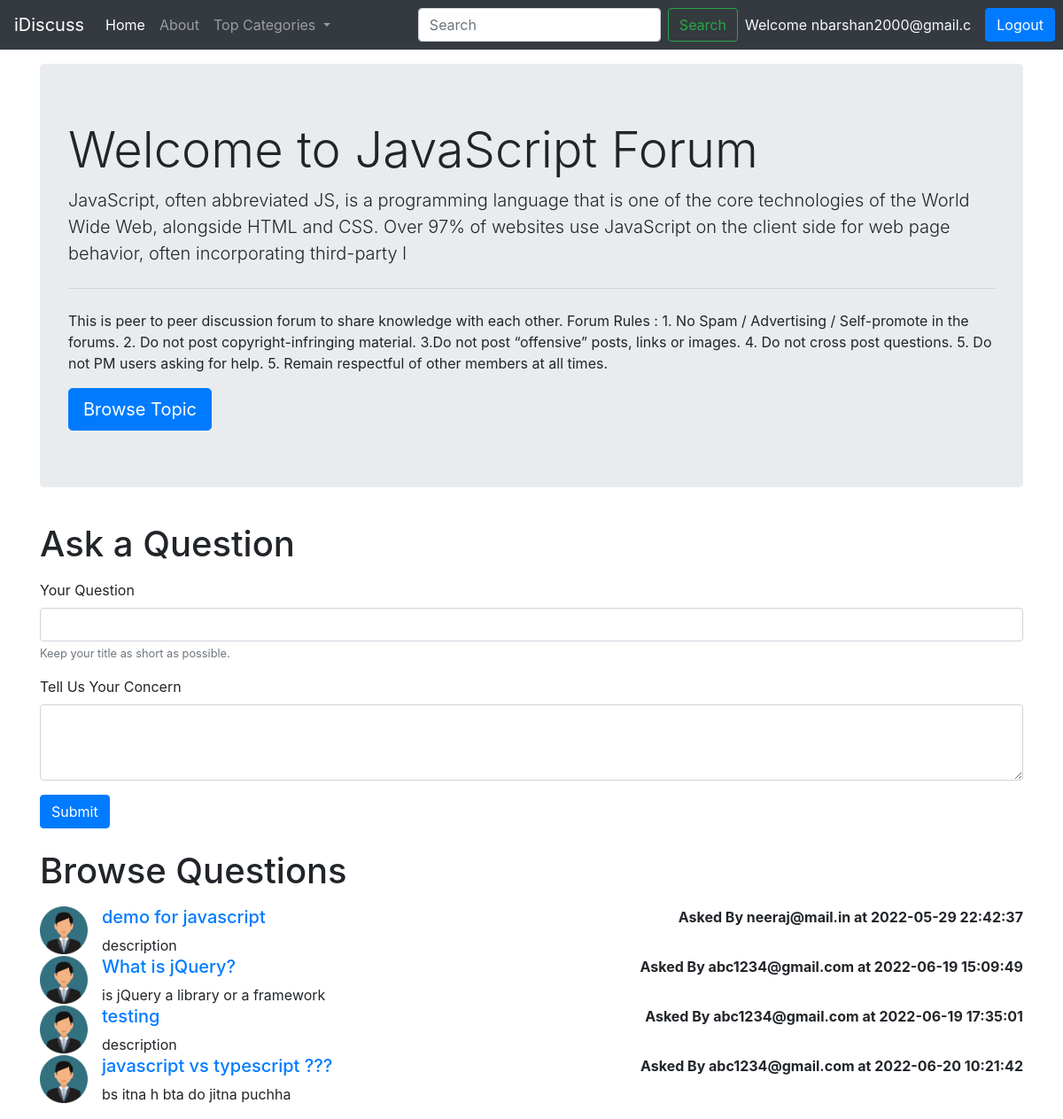
Screenshot of /threadlist.php?catid=2 (signed in) with the database file from the repository.
### tables this page shows
CREATE TABLE `categories` (
  `category_id` int(8) NOT NULL,
  `category_name` varchar(255) NOT NULL,
  `category_description` varchar(255) NOT NULL,
  `created` datetime NOT NULL
);

CREATE TABLE `threads` (
  `thread_id` int(7) NOT NULL,
  `thread_title` varchar(255) NOT NULL,
  `thread_desc` text NOT NULL,
  `thread_cat_id` int(7) NOT NULL,
  `thread_user_id` int(7) NOT NULL,
  `timestamp` datetime NOT NULL
);

CREATE TABLE `users` (
  `srn` int(8) NOT NULL,
  `user_email` varchar(20) NOT NULL,
  `user_password` varchar(20) NOT NULL,
  `timestamp` datetime NOT NULL
);

### threadlist.php (the view, shortened to what this page needs)
<!doctype html>
<html lang="en">
  <head>
    <link rel="stylesheet" href="https://cdn.jsdelivr.net/npm/bootstrap@4.3.1/dist/css/bootstrap.min.css">
  </head>
  <body>
    <?php
    include "partials/_connect.php";
    include "partials/_header.php";
    $id = $_SERVER['REQUEST_METHOD'] == 'GET' ? $_GET['catid'] : $_POST['catid'];
    $sql = "SELECT * FROM `categories` WHERE `category_id` = $id";
    $result = mysqli_query($conn, $sql);
      while($row = mysqli_fetch_assoc($result)){
        $catname = $row['category_name'];
        $catdesc = $row['category_description'];
      }
    ?>
    <div class="container my-3">
      <div class="jumbotron">
        <h1 class="display-4">Welcome to <?php echo $catname; ?> Forum</h1>
        <p class="lead"><?php echo $catdesc; ?></p>
        <hr class="my-4">
        <p>This is peer to peer discussion forum to share knowledge with each other. Forum Rules :
            1. No Spam / Advertising / Self-promote in the forums. 2. Do not post copyright-infringing material. 3.Do not post “offensive” posts, links or images. 4. Do not cross post questions. 5. Do not PM users asking for help. 5. Remain respectful of other members at all times.
        </p>
        <a class="btn btn-primary btn-lg" href="#" role="button">Browse Topic</a>
      </div>
    </div>
    <?php
      if(isset($_SESSION['loggedin']) && $_SESSION['loggedin'] == true){
    echo '<div class="container">
    <h1 class="py-2">Ask a Question</h1>'.
    '<form action='.$_SERVER['PHP_SELF'].' method="POST">
    <div class="form-group">
    <label for="title">Your Question</label>
    <input type="text" class="form-control" id="title" name="title" aria-describedby="emailHelp">
    <input type="hidden" class="form-control" id="catid" name="catid" value='.$id.'>
    <small id="emailHelp" class="form-text text-muted">Keep your title as short as possible.</small>
  </div>
  <div class="form-group">
    <label for="desc">Tell Us Your Concern</label>
    <textarea class="form-control" id="desc" name="desc" rows="3"></textarea>
    <input type="hidden" name="srn" value="' . $_SESSION["srn"] . '">
  </div>
  <button type="submit" class="btn btn-primary" name="addThread">Submit</button>
</form>
    </div>';
      }
      else{
        echo '<div class="container">
                <p>You are not logged in. Login to Ask a Question.</p>
              </div>';
      }
    ?>
    <div class="container my-3">
      <h1 class="py-2">Browse Questions</h1>
      <?php
      $id = $_SERVER['REQUEST_METHOD'] == 'GET' ? $_GET['catid'] : $_POST['catid'];
      $sql = "SELECT * FROM `threads` WHERE `thread_cat_id` = $id";
      $result = mysqli_query($conn, $sql);
        while($row = mysqli_fetch_assoc($result)){
          $title = $row['thread_title'];
          $desc = $row['thread_desc'];
          $id = $row['thread_id'];
          $thread_time = $row['timestamp'];
          $thread_user_id = $row['thread_user_id'];
          $sql2 = "SELECT user_email FROM users WHERE srn = $thread_user_id";
          $result2 = mysqli_query($conn, $sql2);
          $row2 = mysqli_fetch_assoc($result2);
        echo '<div class="media">
            <img src="images/userdefault.png" width="54px" class="mr-3" alt="...">
            <div class="media-body">
              <h5 class="mt-0"><a href="threads.php?threadid=' . $id .'">' . $title . '</a></h5>
              ' . $desc . '
            </div>
            <p class="font-weight-bold my-0">Asked By ' . $row2['user_email'] . ' at ' . $thread_time . '</p>
            </div>';
        }
      ?>
    </div>
  </body>
</html>

### rows the page displays
categories: category_name "JavaScript", category_description "JavaScript, often abbreviated JS, is a programming language that is one of the core technologies of the World Wide Web, alongside HTML and CSS. Over 97% of websites use JavaScript on the client side for web page behavior, often incorporating third-party l"
threads: thread_title "demo for javascript", thread_desc "description", users.user_email "neeraj@mail.in", timestamp "2022-05-29 22:42:37"
threads: thread_title "What is jQuery?", thread_desc "is jQuery a library or a framework", users.user_email "abc1234@gmail.com", timestamp "2022-06-19 15:09:49"
threads: thread_title "testing", thread_desc "description", users.user_email "abc1234@gmail.com", timestamp "2022-06-19 17:35:01"
threads: thread_title "javascript vs typescript ???", thread_desc "bs itna h bta do jitna puchha", users.user_email "abc1234@gmail.com", timestamp "2022-06-20 10:21:42"

### other values shown
$_SESSION['userEmail'] "nbarshan2000@gmail.c"
